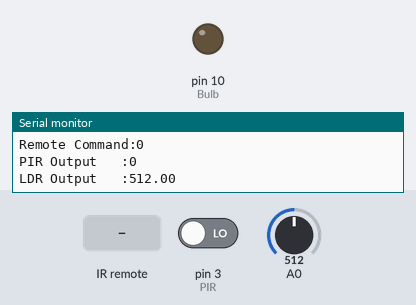
Simulated run of this sketch. Board: Arduino Uno, built with avr-gcc and run on an emulated ATmega328P. Shown: output pins drawn as LEDs (lit = HIGH), the last lines printed to the serial monitor. The inputs (shaded band) are chosen by the test bench; at power-on: pin 3 (PIR) LOW, A0 = 512.

Above: at 2.2 s.
2.3 s: infrared code 0xFFB04F received
At 3.7 s:
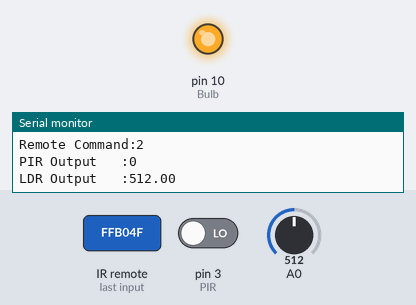
4.0 s: infrared code 0xFF6897 received
At 5.0 s:
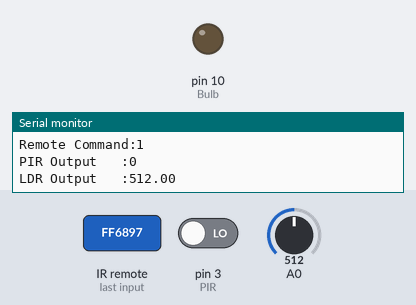
Timing chart, 0 to 7.0 s (numbered marks = the images above; inputs shaded):
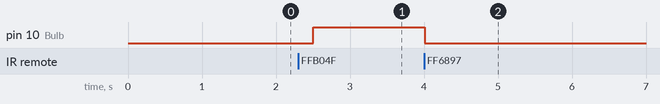

The sketch:

code_3.ino
```cpp
#include "IRremote.h"

int PIR = 3;

int Bulb = 10;
int receiverPin = 8;
int pirOutput;
float ldrOutput;
bool light;
int On = 0; //output value from IR Receiver
int LED1 = 2;
int LED2 = 11;
int LED3 = 12;

IRrecv receiveIR(receiverPin);
decode_results Results;

void setup() {
  pinMode(PIR, INPUT);
  pinMode(Bulb, OUTPUT);
  receiveIR.enableIRIn();
  Serial.begin(9600);
  delay(1000);
}

void loop() {

  IRreceiver();
  Serial.print("Remote Command:");
  Serial.println(On);

  pirOutput = digitalRead(PIR);
  Serial.print("PIR Output   :");
  Serial.println(pirOutput);

  ldrOutput = analogRead(A0);
  Serial.print("LDR Output   :");
  Serial.println(ldrOutput);


  if (On == 0) {

    digitalWrite(Bulb, 0);
    digitalWrite(LED1, 1);
    digitalWrite(LED2, 0);
    digitalWrite(LED3, 0);

  }
  if (On == 2) {
    digitalWrite(Bulb, 1);
  }

  if (On == 3) {
    if (pirOutput > 0) {
      digitalWrite(Bulb, 1);
    }
    else {
      digitalWrite(Bulb, 0);
    }
    digitalWrite(LED1, 0);
    digitalWrite(LED2, 1);
    digitalWrite(LED3, 0);
  }
  if (On == 1) {
    if (ldrOutput < 500) {

      if (pirOutput > 0) {
        digitalWrite(Bulb, 1);
      }
      else {
        digitalWrite(Bulb, 0);
      }
    }
    else {
      digitalWrite(Bulb, 0);
    }
    digitalWrite(LED1, 0);
    digitalWrite(LED2, 0);
    digitalWrite(LED3, 1);
  }
  delay(500);
}


void IRreceiver() { //Function for IR receiver
  if (receiveIR.decode(&Results)) {
    //Serial.println(Results.value);
    switch (Results.value) {
      case 16738455: //press * to switch on the system to give control to the sensors. (0xFF38C7 - hexadecimal code)
        On = 1;
    }
    switch (Results.value) {
      case 16750695: //press 0 to completely switch off the system
        On = 0;
    }
    switch (Results.value) {
      case 16756815: //press # to completely switch on the system whatever the sensor input is.
        On = 2;
    }
    switch (Results.value) {
      case 16748655: //press 9 to switch on the system to give control to the sensors except LDR.
        On = 3;
    }
  }

  receiveIR.resume();
}
```

Measured:
- after the input at 2.3 s, pin 10 (Bulb): LOW → HIGH after 0.21 s
- after the input at 4.0 s, pin 10 (Bulb): HIGH → LOW at once
